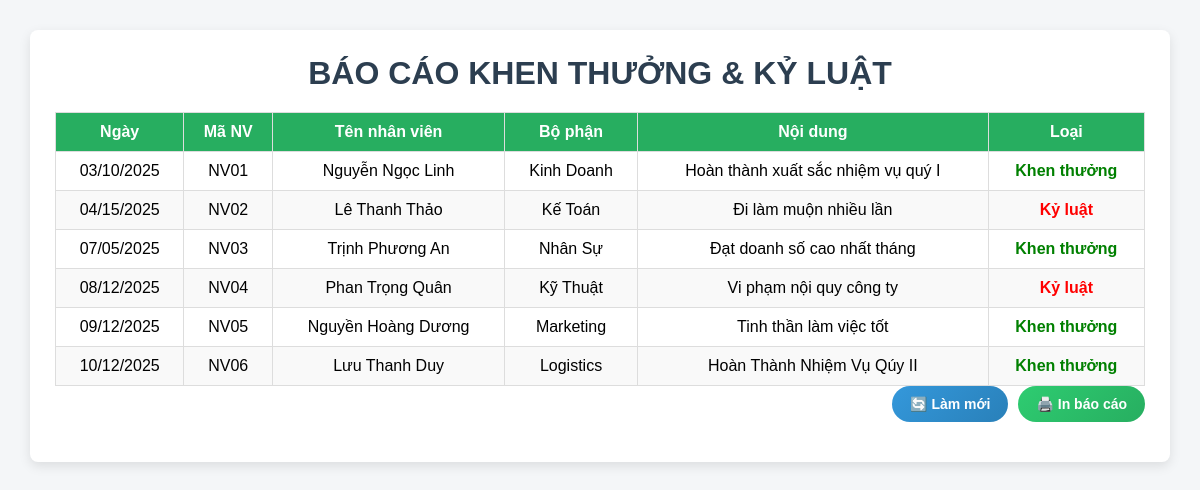
/baocao.php, run on the app's committed database.
### tables this page shows
CREATE TABLE `tbl_khenthuongkyluat` (
  `ID` int(11) NOT NULL,
  `SoKTKL` int(11) DEFAULT NULL,
  `NoiDung` varchar(500) DEFAULT NULL,
  `Ngay` date DEFAULT NULL,
  `MaNV` varchar(15) DEFAULT NULL,
  `Loai` int(50) DEFAULT NULL
);

CREATE TABLE `tbl_nhanvien` (
  `MaNV` varchar(15) NOT NULL,
  `HoTen` varchar(50) DEFAULT NULL,
  `GioiTinh` bit(1) DEFAULT NULL,
  `NgaySinh` date DEFAULT NULL,
  `DienThoai` varchar(50) DEFAULT NULL,
  `CCCD` varchar(50) DEFAULT NULL,
  `DiaChi` varchar(300) DEFAULT NULL,
  `HinhAnh` varbinary(50000) DEFAULT NULL,
  `IDPB` int(11) DEFAULT NULL,
  `IDBP` int(11) DEFAULT NULL,
  `IDCV` int(11) DEFAULT NULL,
  `IDTD` int(11) DEFAULT NULL
);

CREATE TABLE `tbl_bophan` (
  `IDBP` int(11) NOT NULL,
  `TenBP` varchar(50) DEFAULT NULL
);

### baocao.php (the view, shortened to what this page needs)
<?php
include 'connect.php';
$sql =
'SELECT
    kt.Ngay,
    kt.MaNV,
    nv.HoTen,
    bp.TenBP,
    kt.NoiDung,
    kt.Loai
FROM tbl_khenthuongkyluat kt
LEFT JOIN tbl_nhanvien nv ON kt.MaNV = nv.MaNV
LEFT JOIN tbl_bophan bp ON nv.IDBP = bp.IDBP
ORDER BY kt.Ngay ASC';
$result = mysqli_query($conn, $sql);
?>
<!DOCTYPE html>
<html lang="vi">
<head>
    <link rel="stylesheet" href="baocao.css">
</head>
<body>
    <div class="container">
        <h1>BÁO CÁO KHEN THƯỞNG & KỶ LUẬT</h1>
        <table>
            <thead>
                <tr>
                    <th>Ngày</th>
                    <th>Mã NV</th>
                    <th>Tên nhân viên</th>
                    <th>Bộ phận</th>
                    <th>Nội dung</th>
                    <th>Loại</th>
                </tr>
            </thead>
            <tbody>
                <?php if (mysqli_num_rows($result) > 0) { ?>
                    <?php while ($row = mysqli_fetch_assoc($result)) { ?>
                    <tr>
                        <td><?= date("m/d/Y", strtotime($row['Ngay'])) ?></td>
                        <td><?= str_pad($row['MaNV'], 2, "0", STR_PAD_LEFT) ?></td>
                        <td><?= $row['HoTen'] ?></td>
                        <td><?= $row['TenBP'] ?></td>
                        <td><?= $row['NoiDung'] ?></td>
                        <td>
                            <?php if ($row['Loai'] == 1) { ?>
                                <span class="thuong">Khen thưởng</span>
                            <?php } else { ?>
                                <span class="kyluat">Kỷ luật</span>
                            <?php } ?>
                        </td>
                    </tr>
                    <?php } ?>
                <?php } else { ?>
                    <tr>
                        <td colspan="6" class="empty">Không có dữ liệu</td>
                    </tr>
                <?php } ?>
            </tbody>
        </table>
        <div class="actions">
            <button onclick="location.reload();" class="btn refresh">
                🔄 Làm mới
            </button>
            <button onclick="window.print();" class="btn print">
                🖨️ In báo cáo
            </button>
        </div>
    </div>
</body>
</html>

### baocao.css (style rules this page uses)
* { margin: 0; padding: 0; box-sizing: border-box; }
body { font-family: Arial, Helvetica, sans-serif; background: #f4f6f8; }
.container { width: 95%; max-width: 1200px; background: #ffffff; margin: 30px auto; padding: 25px; border-radius: 8px; box-shadow: 0 4px 12px rgba(0,0,0,0.1); }
h1 { text-align: center; color: #2c3e50; margin-bottom: 20px; }
.actions { display: flex; justify-content: flex-end; gap: 10px; margin-bottom: 15px; }
.btn { display: inline-flex; align-items: center; gap: 6px; padding: 10px 18px; font-size: 14px; font-weight: bold; border-radius: 30px; border: none; cursor: pointer; text-decoration: none; transition: all 0.3s ease; }
.btn.refresh { background: linear-gradient(135deg, #3498db, #2980b9); color: #fff; }
.btn.print { background: linear-gradient(135deg, #2ecc71, #27ae60); color: #fff; }
table { width: 100%; border-collapse: collapse; margin-top: 10px; }
table thead { background: #27ae60; color: #fff; }
table th, table td { padding: 10px; border: 1px solid #ddd; text-align: center; }
table tr:nth-child(even) { background: #f9f9f9; }
.thuong { color: green; font-weight: bold; }
.kyluat { color: red; font-weight: bold; }

### data on the page
tbl_khenthuongkyluat: Ngay "03/10/2025", MaNV "NV01", tbl_nhanvien.HoTen "Nguyễn Ngọc Linh", tbl_bophan.TenBP "Kinh Doanh", NoiDung "Hoàn thành xuất sắc nhiệm vụ quý I", Loai "Khen thưởng"
tbl_khenthuongkyluat: Ngay "04/15/2025", MaNV "NV02", tbl_nhanvien.HoTen "Lê Thanh Thảo", tbl_bophan.TenBP "Kế Toán", NoiDung "Đi làm muộn nhiều lần", Loai "Kỷ luật"
tbl_khenthuongkyluat: Ngay "07/05/2025", MaNV "NV03", tbl_nhanvien.HoTen "Trịnh Phương An", tbl_bophan.TenBP "Nhân Sự", NoiDung "Đạt doanh số cao nhất tháng", Loai "Khen thưởng"
tbl_khenthuongkyluat: Ngay "08/12/2025", MaNV "NV04", tbl_nhanvien.HoTen "Phan Trọng Quân", tbl_bophan.TenBP "Kỹ Thuật", NoiDung "Vi phạm nội quy công ty", Loai "Kỷ luật"
tbl_khenthuongkyluat: Ngay "09/12/2025", MaNV "NV05", tbl_nhanvien.HoTen "Nguyền Hoàng Dương", tbl_bophan.TenBP "Marketing", NoiDung "Tinh thần làm việc tốt", Loai "Khen thưởng"
tbl_khenthuongkyluat: Ngay "10/12/2025", MaNV "NV06", tbl_nhanvien.HoTen "Lưu Thanh Duy", tbl_bophan.TenBP "Logistics", NoiDung "Hoàn Thành Nhiệm Vụ Qúy II", Loai "Khen thưởng"
